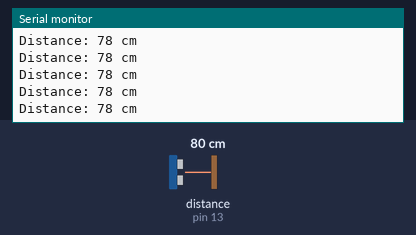
Bench run of a sketch on a simulated Arduino Mega 2560, built with avr-gcc and run on an emulated ATmega2560. Parts: the last lines printed to the serial monitor. Wiring (inferred from the names in the program): ultrasonic range finder: trigger pin 12; echo pin 13. Inputs (shaded band) come from the test bench; at power-on: distance to the obstacle (sensor on pin 13) 80 cm. The echo pulse lasts 58.3 µs per cm.

Above: at 1.2 s.
1.3 s: distance to the obstacle (sensor on pin 13) set to 2 cm
At 1.38 s:
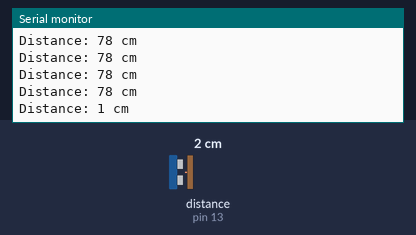
4.3 s: distance to the obstacle (sensor on pin 13) set to 4 cm
At 4.3 s:
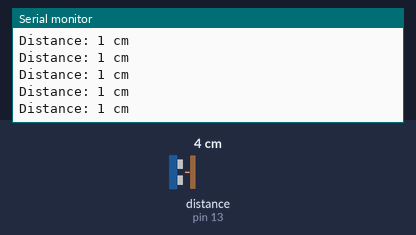
5.8 s: distance to the obstacle (sensor on pin 13) set to 35 cm
At 5.81 s:
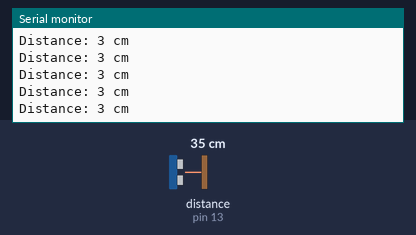
Timing chart, 0 to 8.8 s (numbered marks = the images above; inputs shaded):
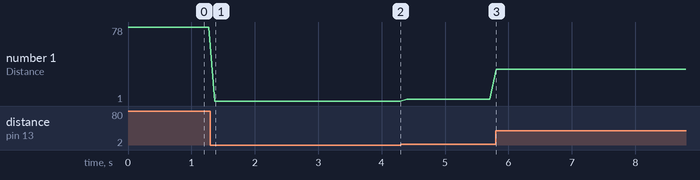

The sketch:

ultra_sonics.ino
```cpp
// Define the pins connected to the sensor on the Mega 2560
const int trigPin = 12;
const int echoPin = 13;

// Variables to store the duration of the sound wave and the calculated distance
long duration;
int distance;

void setup() {
  // Set up the Serial Monitor
  Serial.begin(9600);

  // Set the pin modes
  pinMode(trigPin, OUTPUT);
  pinMode(echoPin, INPUT);
}

void loop() {
  // 1. Clear the Trig pin by setting it LOW for 2 microseconds
  digitalWrite(trigPin, LOW);
  delayMicroseconds(2);

  // 2. Trigger the sensor by setting the Trig pin HIGH for 10 microseconds
  digitalWrite(trigPin, HIGH);
  delayMicroseconds(10);
  digitalWrite(trigPin, LOW);

  // 3. Read the Echo pin; pulseIn returns the time it took for the wave to travel (in microseconds)
  duration = pulseIn(echoPin, HIGH);

  // 4. Calculate the distance in centimeters
  // Speed of sound is ~0.034 cm/microsecond.
  // We divide by 2 because the wave travels to the object AND back.
  distance = duration * 0.034 / 2;

  // 5. Print the distance to the Serial Monitor
  Serial.print("Distance: ");
  Serial.print(distance);
  Serial.println(" cm");

  // Wait a brief moment before taking the next reading
  delay(100);
}
```

Measured:
- after the input at 1.3 s, the serial monitor: prints a new line after 0.07 s (image 1)
- plotted number 1: 78 → 1 after the input at 1.3 s, 1 → 3 after the input at 4.3 s, 3 → 34 after the input at 5.8 s
